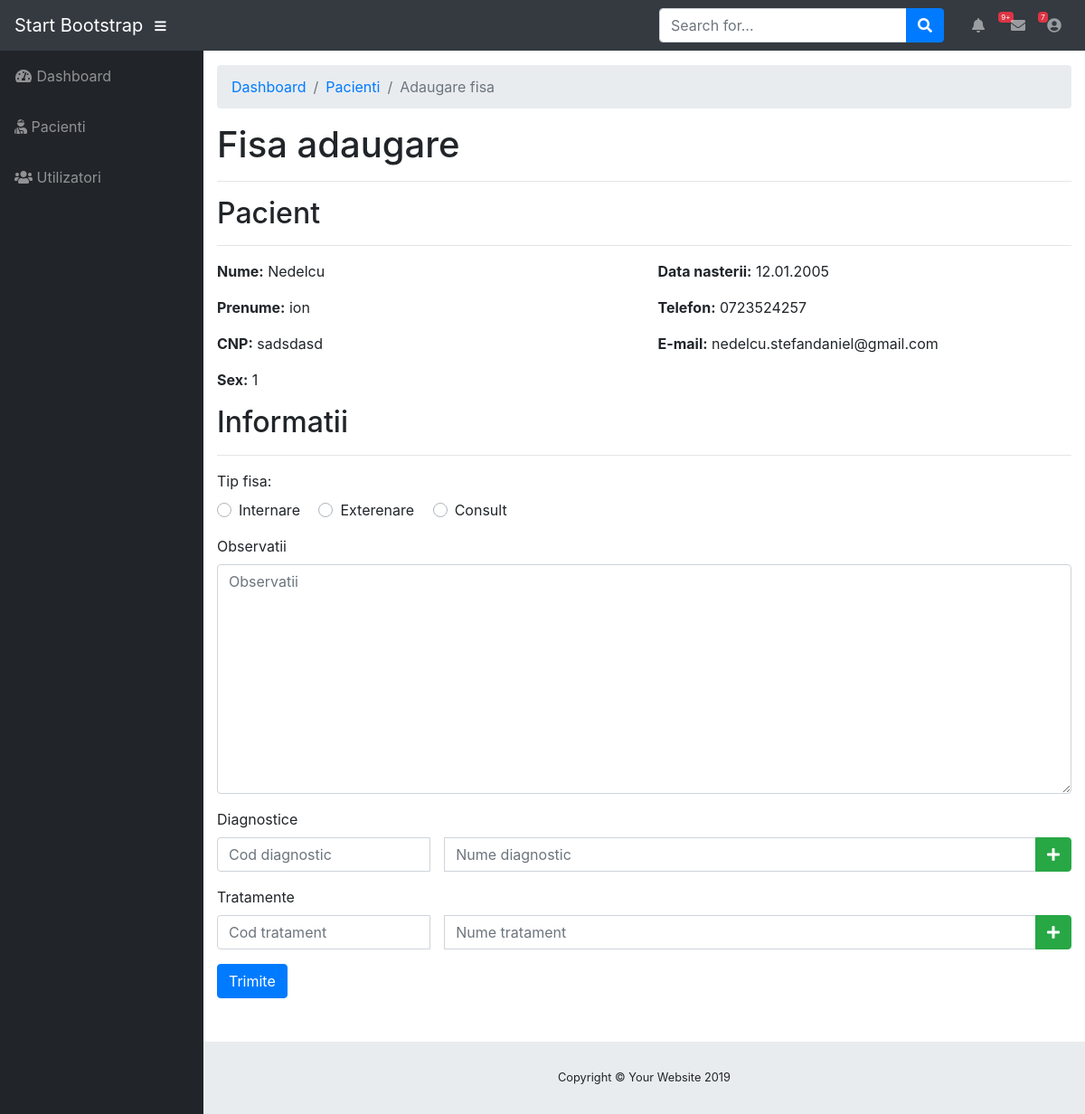
The page /fisa_adaugare.php?id=1 on the database its author committed.
### tables this page shows
CREATE TABLE `pacienti` (
  `id` int(255) NOT NULL,
  `nume` varchar(255) NOT NULL,
  `prenume` varchar(255) NOT NULL,
  `cnp` varchar(10) NOT NULL,
  `data_nastere` date NOT NULL,
  `sex` tinyint(1) NOT NULL,
  `telefon` varchar(15) NOT NULL,
  `email` varchar(255) NOT NULL
);

### _inc/classes/Db.php (called while the page is built, shortened)
<?php
class Db{
    private $con;
    private function Connect(){
        global $username, $password, $db, $servername;
        $this->con = new mysqli($servername, $username, $password, $db);
    }
    public function getQuerry($query){
        $result = $this->con->query($query);
        return $result;
    }
    public function getRow($result){
        $re = array();
        if (mysqli_num_rows($result) > 0) {
           while($row = mysqli_fetch_assoc($result)) {
               $re=$row;
              break;
           }
       } else {
       }
       return $re;
    }
}
?>

### _inc/models/Pacienti.php (called while the page is built, shortened)
<?php
class Pacienti extends Db{
    public function getPacient($id){
        $query = "SELECT * FROM `pacienti`
                WHERE `pacienti`.`id`='".$id."'";
        $rezultat = $this->getQuerry($query);
        $pacient = $this->getRow($rezultat);
        return $pacient;
    }
}
?>

### fisa_adaugare.php (the view, shortened to what this page needs)
<?php
if(isset($_GET["id"]) && $_GET["id"]>0){
    $id = $_GET["id"];
}else{
    exit();
}
require_once("./_inc/models/Pacienti.php");
$pacientObject = new Pacienti();
$pacient = $pacientObject->getPacient($id);
include("./header.php");
?>
<div class="container-fluid">
    <ol class="breadcrumb">
        <li class="breadcrumb-item"><a href="./dashboard">Dashboard</a></li>
        <li class="breadcrumb-item"><a href="./pacienti_listare">Pacienti</a></li>
        <li class="breadcrumb-item active">Adaugare fisa</li>
    </ol>
    <h1>Fisa adaugare</h1>
    <hr>
    <h2>Pacient</h2>
    <hr>
    <div class="row">
        <div class="col-6">
            <p><b>Nume:</b> <?php echo $pacient["nume"]; ?></p>
            <p><b>Prenume:</b> <?php echo $pacient["prenume"]; ?></p>
            <p><b>CNP:</b> <?php echo $pacient["cnp"]; ?></p>
            <p><b>Sex:</b> <?php echo $pacient["sex"]; ?></p>
        </div>
        <div class="col-6">
            <p><b>Data nasterii:</b> <?php echo date("d.m.Y",strtotime($pacient["data_nastere"])); ?></p>
            <p><b>Telefon:</b> <?php echo $pacient["telefon"]; ?></p>
            <p><b>E-mail:</b> <?php echo $pacient["email"]; ?></p>
        </div>
    </div>
    <h2>Informatii</h2>
    <hr>
    <div class="row pb-sm-5">
        <div class="col-12">
            <form action="./fisa_adaugare?id=<?php echo $id; ?>" method="post">
                <div class="form-group">
                    <label >Tip fisa:</label><br>
                    <div class="custom-control custom-radio custom-control-inline">
                        <label class="custom-control-label" for="internare">Internare</label>
                    </div>
                    <div class="custom-control custom-radio custom-control-inline">
                        <label class="custom-control-label" for="externare">Exterenare</label>
                    </div>
                    <div class="custom-control custom-radio custom-control-inline">
                        <label class="custom-control-label" for="consult">Consult</label>
                    </div>
                </div>
                <div class="form-group">
                    <label for="observatii">Observatii</label>
                    <textarea name="observatii" class="form-control" id="telefobservatiion" placeholder="Observatii" rows="10"></textarea>
                </div>
                <div class="form-group">
                    <label >Diagnostice</label>
                    <div class="input-group mb-2">
                        <input type="text" name="cod_diagnostic[]" class="form-control col-3 mr-3"  placeholder="Cod diagnostic" value="">
                        <input type="text" name="nume_diagnostic[]" class="form-control col-9" placeholder="Nume diagnostic" value="">
                        <div class="input-group-append">
                            <button class="btn btn-success  add-diagnostic" type="button"><i class="fas fa-plus"></i></button>
                        </div>
                    </div>
                </div>
                <div class="form-group">
                    <label >Tratamente</label>
                    <div class="input-group mb-2">
                        <input type="text" name="cod_tratament[]" class="form-control col-3 mr-3"  placeholder="Cod tratament" value="">
                        <input type="text" name="nume_tratament[]" class="form-control col-9"  placeholder="Nume tratament" value="">
                        <div class="input-group-append">
                            <button class="btn btn-success add-tratament" type="button">
                                <i class="fas fa-plus"></i>
                            </button>
                        </div>
                    </div>
                </div>
                <button type="submit" class="btn btn-primary">Trimite</button>
            </form>
        </div>
    </div>
</div>
 <?php
  include("./footer.php");
 ?>

### rows shown on the page
pacienti: nume "Nedelcu", prenume "ion", cnp "sadsdasd", sex "1", data_nastere "12.01.2005", telefon "0723524257", email "nedelcu.stefandaniel@gmail.com"
